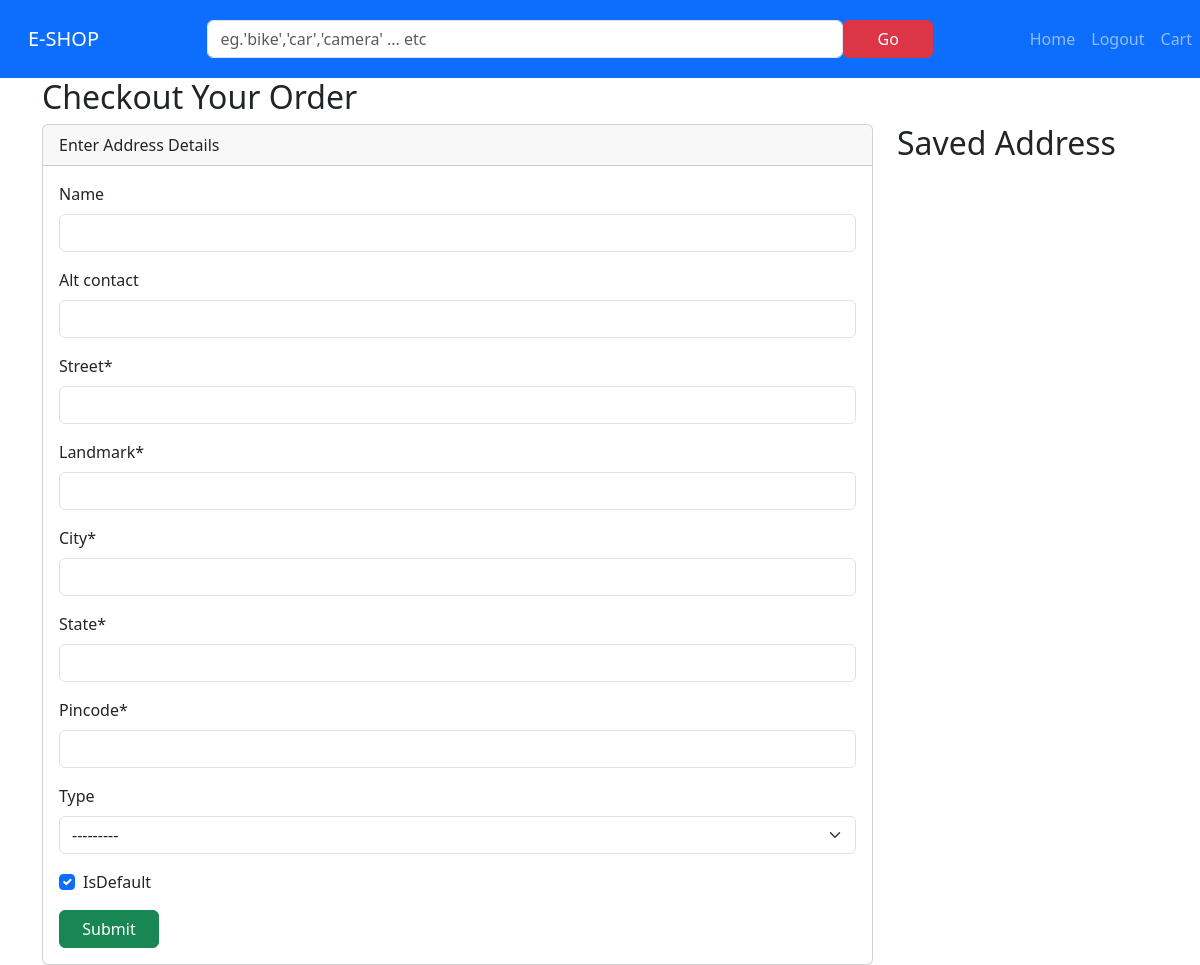
/checkout/ (signed in), run on an earlier commit of the app's database.
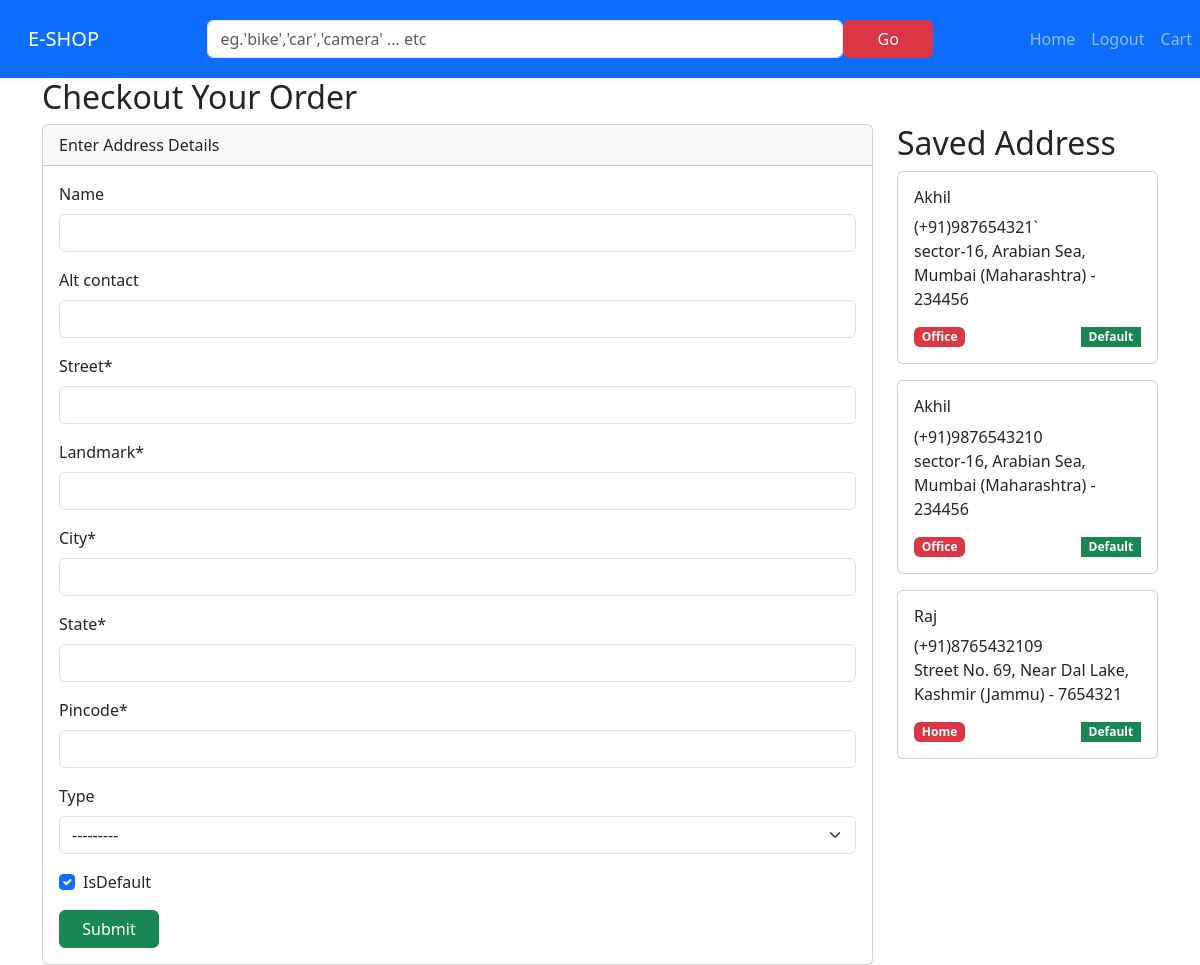
And on a later commit of the database.
### shop/models.py (models this page shows, shortened)
class Address(models.Model):
    name = models.CharField(max_length=200, null=True, blank=True)
    alt_contact = models.CharField(max_length=200, null=True, blank=True)
    street = models.CharField(max_length=200)
    landmark = models.CharField(max_length=200)
    city = models.CharField(max_length=200)
    state = models.CharField(max_length=200)
    pincode = models.CharField(max_length=200)
    type = models.CharField(max_length=20, choices=(('Home','Home'),('Office','Office')), null=True, blank=True)
    isDefault = models.BooleanField(default=True)
    user = models.ForeignKey(settings.AUTH_USER_MODEL, on_delete=models.CASCADE)

### shop/views.py (the view, shortened to what this page needs)
# urls.py: path('checkout/',checkout,name='checkout'),
def checkout(r):
    form = AddressForm(r.POST or None)
    addresses = Address.objects.filter(user=r.user)
    return render(r, 'checkout.html', {'form':form, 'addresses':addresses})

### shop/forms.py
class AddressForm(forms.ModelForm):
      class Meta:
            model = Address
            exclude = ('user',)

### templates/checkout.html (shortened to what this page needs)
{% extends 'base.html' %}
{% load crispy_forms_tags %}
{% block content %}
<div class="container ">
    <div class="col-12">
        <h2>Checkout Your Order</h2>
    </div>
    <div class="row">
        <div class="col-9">
            <div class="card">
                <div class="card-header">Enter Address Details</div>
                <div class="card-body">
                    <form action="" method="post">
                        {{ form|crispy}}
                        <input type="submit" class="btn btn-success">
                    </form>
                </div>
            </div>
        </div>
        <div class="col-3">
            <h2> Saved Address </h2>
            <div class="d-flex flex-column gap-2">
                <form action="" method="post">
                    {% for address in addresses %}
                    <div class="card w-100 mb-3">
                        <label class="w-100">
                            <div class="card-body radio_body">
                                <h4 class="h6">{{address.name}}</h4>
                                <span>(+91){{address.alt_contact}}</span>
                                <p>{{address.street}}, {{address.landmark}}, {{address.city}} ({{address.state}}) -
                                    {{address.pincode}}</p>
                                <div class="d-flex justify-content-between">
                                    <span class="badge bg-danger">{{address.get_type_display}}</span>
                                    {% if address.isDefault %}
                                    <span class="badge bg-success rounded-0">Default</span>
                                    {% endif %}
                                </div>
                            </div>
                        </label>
                    </div>
                    {% endfor %}
                </form>
            </div>
        </div>
    </div>
</div>
{% endblock %}

### templates/base.html (shortened to what this page needs)
<!DOCTYPE html>
<html lang="en">
<head>
    <link href="https://cdn.jsdelivr.net/npm/bootstrap@5.3.0-alpha1/dist/css/bootstrap.min.css" rel="stylesheet"
>
</head>
<body>
    <nav class="navbar navbar-expand-lg navbar-dark bg-primary">
        <div class="container">
            <a href="{% url 'homepage' %}" class="navbar-brand p-3">E-SHOP</a>
            <form action="{% url 'search' %}" class="mx-auto d-flex">
                <input type="text" class="form-control" size="60" placeholder="eg.'bike','car','camera' ... etc" name='search'>
                <input type="submit" value="Go" class="btn btn-danger">
            </form>
        </div>
        <ul class="navbar-nav">
            <li class="nav-item"><a href="{% url 'homepage'%}" class="nav-link">Home</a></li>
            {% if user.is_authenticated %}
            <li class="nav-item"><a href="{% url 'logout'%}" class="nav-link">Logout</a></li>
            {% else %}
            <li class="nav-item"><a href="{% url 'register' %}" class="nav-link">Register</a></li>
            <li class="nav-item"><a href="{% url 'login'%}" class="nav-link">Login</a></li>
            {% endif %}
            <li class="nav-item"><a href="{% url 'cart' %}" class="nav-link">Cart</a></li>
        </ul>
    </nav>
    {% block content %}
    {% endblock  %}
</body>
</html>

### templates/base.html (style rules this page uses)
label,.btn { display: block; width:100px }
input,select,textarea { border: 1px solid gray; padding: 5px; border-radius: 5px; width: 100%; }

What changed in the data, as far as the page shows it:
added Address: name "Akhil", alt_contact "987654321`", street "sector-16", landmark "Arabian Sea", city "Mumbai", state "Maharashtra", pincode "234456", type "Office", isDefault "Default"
added Address: name "Akhil", alt_contact "9876543210", street "sector-16", landmark "Arabian Sea", city "Mumbai", state "Maharashtra", pincode "234456", type "Office", isDefault "Default"
added Address: name "Raj", alt_contact "8765432109", street "Street No. 69", landmark "Near Dal Lake", city "Kashmir", state "Jammu", pincode "7654321", type "Home", isDefault "Default"
